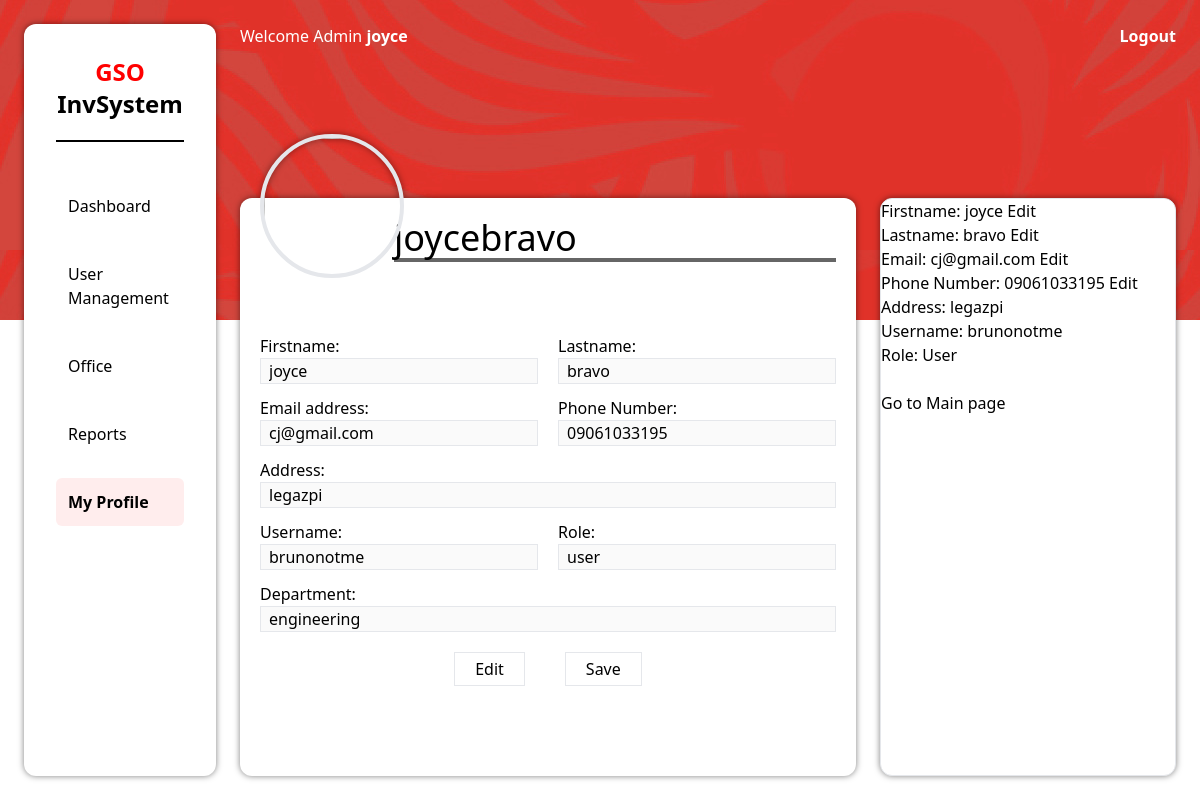
The page /update_account.php (signed in) on the database its author committed.
### tables this page shows
CREATE TABLE `users` (
  `user_id` int(11) NOT NULL,
  `firstname` varchar(100) NOT NULL,
  `lastname` varchar(100) NOT NULL,
  `email` varchar(200) NOT NULL,
  `phone_num` varchar(15) NOT NULL,
  `u_address` varchar(200) NOT NULL,
  `username` varchar(20) NOT NULL,
  `password` varchar(10) NOT NULL,
  `department` varchar(200) NOT NULL,
  `role` varchar(100) NOT NULL,
  `status` varchar(100) NOT NULL
);

### update_account.php (the view, shortened to what this page needs)
<?php include('server.php'); ?>
<!DOCTYPE html>
<html lang="en">
<head>
    <link rel="stylesheet" type="text/css" href="./css/style.css">
    <script src="https://cdn.tailwindcss.com"></script>
</head>
<body class=" text-black w-full h-screen grid grid-cols-5">
<nav class=" p-6 fixed h-full w-[20%]">
        <div class="drop-shadow-[0_0px_3px_rgba(0,0,0,0.5)] h-full w-full rounded-xl bg-white p-8 text-center">
            <a href="index.php" class="text-2xl font-bold"><span class="text-[red]">GSO</span> InvSystem</a>
            <hr class="mt-5 border border-black">
            <div class="text-start w-full mt-10">
                <ul>
                    <li class="mb-5 w-full p-3 hover:bg-red-300/20 rounded-md">
                      <a  aria-current="page" href="index.php">Dashboard</a>
                    </li>
                    <li class="mb-5 w-full p-3 hover:bg-red-300/20 rounded-md">
                        <a href="#">User Management</a>
                    </li>
                    <li class="mb-5 w-full p-3 hover:bg-red-300/20 rounded-md">
                        <a href="#">Office</a>
                    </li>
                    <li class="mb-5 w-full p-3 hover:bg-red-300/20 rounded-md">
                      <a href="#">Reports</a>
                    </li>
                    <li class="mb-5 w-full p-3 bg-red-300/20 rounded-md font-bold">
                      <a  href="update_account.php">My Profile</a>
                    </li>
                </ul>
            </div>
        </div>
    </nav>
    <div class=" absolute top-0 left-0 -z-10 h-80 w-full welcomePageBg">
    </div>
    <article class="col-span-4 py-6 pr-6 w-full h-full col-start-2 ">
        <div class="flex justify-between text-white">
            <p> Welcome  Admin <strong><?php echo $_SESSION['firstname'] ." ". $_SESSION['lastname'];?></strong></p>
            <button onclick="logoutModal()" class="font-bold"> Logout  </button>
        </div>
        <div class=" grid grid-flow-row-dense grid-cols-3 grid-rows-5 gap-6 h-full pb-6">
            <div class="bg-white row-start-2 row-span-4 col-span-2 col-start-1 drop-shadow-[0_0px_3px_rgba(0,0,0,0.5)] rounded-xl static">
                <img src="https://media.gettyimages.com/id/1180926773/photo/studio-waist-up-portrait-of-a-beautiful-businesswoman-with-crossed-arms.jpg?s=612x612&w=gi&k=20&c=BlCz_Y26FpXviP-1E7P9uISFsbO-W9ducNo0gJ8r9jM="  class="border-4 border White h-36 w-36 rounded-full absolute -top-16 left-5 ">
                <?php
                    $user = $_SESSION['user_id'];
                    $sql = "SELECT * FROM users WHERE user_id = '$user'";
                    $result = mysqli_query($db, $sql);
                    $row = mysqli_fetch_assoc($result);
                ?>
                <div class=" grid grid-flow-row-dense grid-cols-4 grid-rows-5  h-full">
                    <div class="col-start-2 col-span-3 pt-5 pr-5">
                        <p class="text-4xl"><?php echo $row['firstname']; echo $row['lastname']?></p>
                        <hr class="border-2 border-[black]/60">
                    </div>
                    <div class="row-start-2 col-span-5 row-span-4">
                        <form class="h-full w-full px-5 pt-5">
                            <div class="grid grid-cols-2 gap-5">
                                <div>
                                    <label for="firstName">Firstname: </label>
                                    <input type="text" name="firstName" class="border w-full pl-2" max="50" value="<?php echo $row['firstname']?>" disabled>
                                </div>
                                <div>
                                    <label for="lastName">Lastname: </label>
                                    <input type="text" name="lastName" class="border w-full pl-2" max="50" value="<?php echo $row['lastname']?>" disabled>
                                </div>
                            </div>
                            <div class="grid grid-cols-2 gap-5 pt-3">
                                <div>
                                    <label for="email">Email address:</label>
                                    <input type="text" name="email" class="border w-full pl-2" value="<?php echo $row['email']?>" disabled>
                                </div>
                                <div>
                                    <label for="mobileNum">Phone Number:</label>
                                    <input type="number" name="mobileNum" class="border w-full pl-2" min="0" max="11" value="<?php echo $row['phone_num']?>" disabled>
                                </div>
                            </div>
                            <div class="pt-3">
                                <label for="address">Address:</label>
                                <input type="text" name="address" class="w-full border pl-2" max="30" value="<?php echo $row['u_address']?>" disabled>
                            </div>
                            <div class="grid grid-cols-2 gap-5 pt-3">
                                <div>
                                    <label for="userName">Username:</label>
                                    <input type="text" name="userName" class="border w-full pl-2" value="<?php echo $row['username']?>" disabled >
                                </div>
                                <div>
                                    <label for="role">Role:</label>
                                    <input type="text" name="role" class="border w-full pl-2" value="<?php echo $row['role']?>" disabled>
                                </div>
                            </div>
                            <div class="pt-3">
                                <label for="role">Department:</label>
                                <input type="text" name="role" class="border w-full pl-2" value="<?php echo $row['department']?>" disabled>
                            </div>
                            <div class="flex justify-center mt-5 gap-10">
                                <button class="border px-5 py-1">Edit</button>
                                <button class="border px-5 py-1">Save</button>
                            </div>
                        </form>
                    </div>
                </div>
            </div>
            <div class="bg-white drop-shadow-[0_0px_3px_rgba(0,0,0,0.5)] border col-start-2 row-start-2 row-span-4 col-start-3 rounded-xl">
    <?php
        $user = $_SESSION['user_id'];
        $sql = "SELECT * FROM users WHERE user_id = '$user'";
        $result = mysqli_query($db, $sql);
        $row = mysqli_fetch_assoc($result);
    ?>
    <?php echo "Firstname: ". $row['firstname'];?>
    <button onclick="showFirstname()">Edit</button>
    <br>
    <?php echo "Lastname: ". $row['lastname'];?>
    <button onclick="showLastname()">Edit</button>
    <br>
    <?php  echo "Email: ".$row['email']; ?>
    <button onclick="showEmail()">Edit</button>
    <br>
    <?php echo "Phone Number: ".$row['phone_num']; ?>
    <button onclick="showPhone()">Edit</button>
    <br>
    <?php  echo "Address: ".$row['u_address']; ?>
    <br>
    <?php  echo "Username: ".$row['username']; ?>
    <br>
    <?php  echo "Role: ".ucfirst($row['role']); ?>
    <br><br>
    <p><a href="index.php"  class="goBack">Go to Main page</a></p>
</div>
        </div>
    </article>
</body>
</html>

### css/style.css (style rules this page uses)
* { margin: 0px; padding: 0px; }

### update_account.php (style rules this page uses)
.welcomePageBg { background-image: url('./image/welcomeBg.jpg'); }

### rows shown on the page
users: firstname "joyce", lastname "bravo", firstName "joyce", lastName "bravo", email "cj@gmail.com", mobileNum "09061033195", address "legazpi", userName "brunonotme", role "user", role "engineering", phone_num "09061033195", u_address "legazpi", username "brunonotme", role "User"

### other values the page prints
$_SESSION['firstname'] "joyce"
